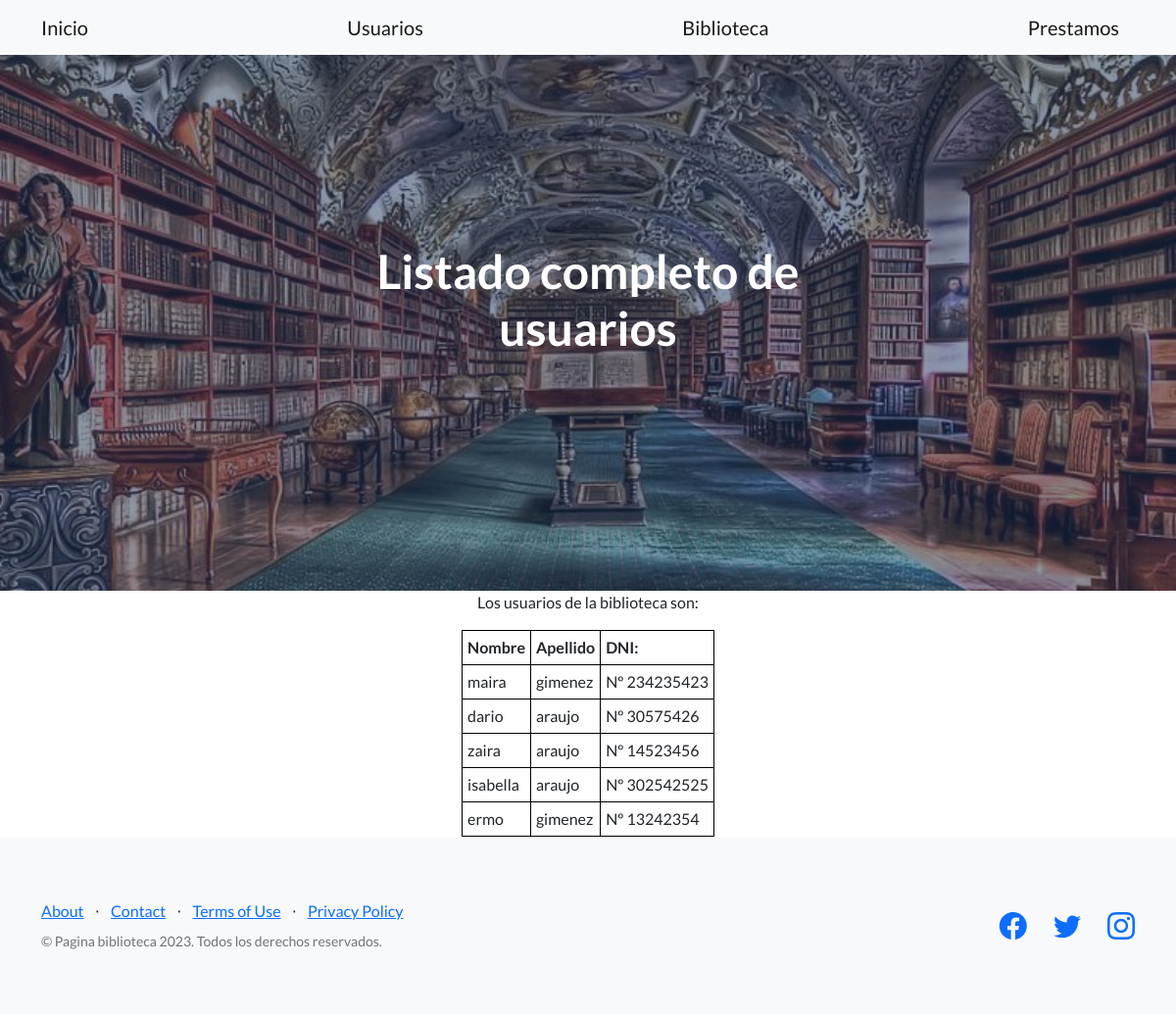
Page /AppBiblio/verUsuarios on the committed database.
### AppBiblio/models.py (models this page shows)
class Usuario(models.Model):
    nombre = models.CharField(max_length=40)
    apellido = models.CharField(max_length=40)
    Ingreso = models.IntegerField()
    documento = models.IntegerField()

### AppBiblio/views.py (the view)
# urls.py: path('verUsuarios',ver_usuarios, name="verUsuarios"),
def ver_usuarios(request):
    todos= Usuario.objects.all()
    return render(request, "AppBiblio/ver_usuarios.html", {"todos":todos})

### AppBiblio/templates/AppBiblio/ver_usuarios.html (shortened to what this page needs)
{% extends 'AppBiblio/principal.html' %}
{% block principal%}
    Listado completo de usuarios
{% endblock %}
{% block bloque2%}
<center>
    Los usuarios de la biblioteca son:<p>
     <table  border: 1px solid black;>
        <tr>
            <th>Nombre</th>
            <th>Apellido</th>
            <th>DNI:</th>
        </tr>
        {% for usuario in todos %}
        <tr>
            <td>{{usuario.nombre}} </td>
            <td>{{usuario.apellido}} </td>
            <td> Nº {{usuario.documento}} </td>
        </tr>
        {% endfor %}
    </table>
</center>
{% endblock %}

### AppBiblio/templates/AppBiblio/principal.html (shortened to what this page needs)
<!DOCTYPE html>
<html lang="en">
    <head>
        {% load static %}
        <link href="https://cdn.jsdelivr.net/npm/bootstrap-icons@1.5.0/font/bootstrap-icons.css" rel="stylesheet" type="text/css" />
        <link href="{% static 'AppBiblio/css/styles.css' %}" rel="stylesheet" />
    </head>
    <body>
        <nav class="navbar navbar-light bg-light static-top">
            <div class="container">
                <a class="navbar-brand" href=" {% url 'Inicial' %} ">Inicio</a>
                <a class="navbar-brand" href="{% url 'Usuarios' %}">Usuarios</a>
                <a class="navbar-brand" href=" {% url 'Biblioteca' %} ">Biblioteca</a>
                <a class="navbar-brand" href="Prestamos">Prestamos</a>
            </div>
        </nav>
        <header class="masthead">
            <div class="container position-relative">
                <div class="row justify-content-center">
                    <div class="col-xl-6">
                        <div class="text-center text-white">
                            <h1 class="mb-5">
                                {% block principal %}
                                {% endblock %}
                            </h1>
                        </div>
                    </div>
                </div>
            </div>
        </header>
        {% block bloque2 %}
        {% endblock %}
        <footer class="footer bg-light">
            <div class="container">
                <div class="row">
                    <div class="col-lg-6 h-100 text-center text-lg-start my-auto">
                        <ul class="list-inline mb-2">
                            <li class="list-inline-item"><a href="#!">About</a></li>
                            <li class="list-inline-item">⋅</li>
                            <li class="list-inline-item"><a href="#!">Contact</a></li>
                            <li class="list-inline-item">⋅</li>
                            <li class="list-inline-item"><a href="#!">Terms of Use</a></li>
                            <li class="list-inline-item">⋅</li>
                            <li class="list-inline-item"><a href="#!">Privacy Policy</a></li>
                        </ul>
                        <p class="text-muted small mb-4 mb-lg-0">&copy; Pagina biblioteca 2023. Todos los derechos reservados.</p>
                    </div>
                    <div class="col-lg-6 h-100 text-center text-lg-end my-auto">
                        <ul class="list-inline mb-0">
                            <li class="list-inline-item me-4">
                                <a href="#!"><i class="bi-facebook fs-3"></i></a>
                            </li>
                            <li class="list-inline-item me-4">
                                <a href="#!"><i class="bi-twitter fs-3"></i></a>
                            </li>
                            <li class="list-inline-item">
                                <a href="#!"><i class="bi-instagram fs-3"></i></a>
                            </li>
                        </ul>
                    </div>
                </div>
            </div>
        </footer>
    </body>
</html>

### AppBiblio/templates/AppBiblio/ver_usuarios.html (style rules this page uses)
table { border-collapse: collapse; }
table, th, td { border: 1px solid black; }
th, td { padding: 5px; }

### rows in the picture
Usuario: nombre "maira", apellido "gimenez", documento "234235423"
Usuario: nombre "dario", apellido "araujo", documento "30575426"
Usuario: nombre "zaira", apellido "araujo", documento "14523456"
Usuario: nombre "isabella", apellido "araujo", documento "302542525"
Usuario: nombre "ermo", apellido "gimenez", documento "13242354"
